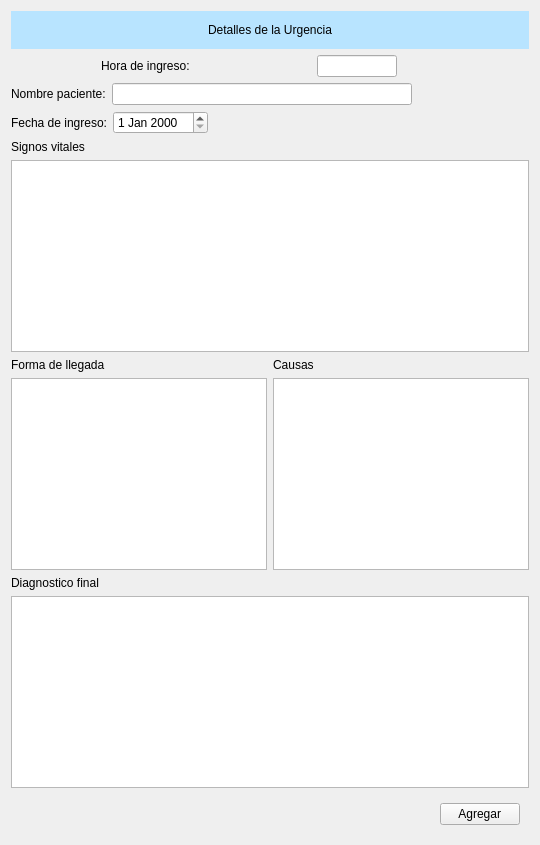
         <widget class="QWidget" name="exp">
          <layout class="QVBoxLayout" name="verticalLayout_13">
           <item>
            <widget class="QFrame" name="frameUrg">
             <property name="styleSheet">
              <string notr="true">background-color: rgb(184, 228, 255);</string>
             </property>
             <layout class="QHBoxLayout" name="horizontalLayout_27">
              <item>
               <spacer name="horizontalSpacer_18">
                <property name="orientation">
                 <enum>Qt::Horizontal</enum>
                </property>
                <property name="sizeHint" stdset="0">
                 <size>
                  <width>40</width>
                  <height>20</height>
                 </size>
                </property>
               </spacer>
              </item>
              <item>
               <widget class="QLabel" name="label_26">
                <property name="text">
                 <string>Detalles de la Urgencia</string>
                </property>
               </widget>
              </item>
              <item>
               <spacer name="horizontalSpacer_17">
                <property name="orientation">
                 <enum>Qt::Horizontal</enum>
                </property>
                <property name="sizeHint" stdset="0">
                 <size>
                  <width>40</width>
                  <height>20</height>
                 </size>
                </property>
               </spacer>
              </item>
             </layout>
            </widget>
           </item>
           <item>
            <layout class="QHBoxLayout" name="horizontalLayout_24">
             <item>
              <layout class="QHBoxLayout" name="horizontalLayout_26">
               <item>
                <widget class="QLabel" name="label_22">
                 <property name="maximumSize">
                  <size>
                   <width>120</width>
                   <height>16777215</height>
                  </size>
                 </property>
                 <property name="text">
                  <string>Hora de ingreso:</string>
                 </property>
                </widget>
               </item>
               <item>
                <widget class="QLineEdit" name="le_hora">
                 <property name="maximumSize">
                  <size>
                   <width>80</width>
                   <height>16777215</height>
                  </size>
                 </property>
                </widget>
               </item>
               <item>
                <spacer name="horizontalSpacer_14">
                 <property name="orientation">
                  <enum>Qt::Horizontal</enum>
                 </property>
                 <property name="sizeType">
                  <enum>QSizePolicy::Minimum</enum>
                 </property>
                 <property name="sizeHint" stdset="0">
                  <size>
                   <width>40</width>
                   <height>20</height>
                  </size>
                 </property>
                </spacer>
               </item>
              </layout>
             </item>
            </layout>
           </item>
           <item>
            <layout class="QHBoxLayout" name="horizontalLayout_22">
             <item>
              <layout class="QHBoxLayout" name="horizontalLayout_23">
               <item>
                <widget class="QLabel" name="label_20">
                 <property name="maximumSize">
                  <size>
                   <width>200</width>
                   <height>16777215</height>
                  </size>
                 </property>
                 <property name="text">
                  <string>Nombre paciente:</string>
                 </property>
                </widget>
               </item>
               <item>
                <widget class="QLineEdit" name="le_nomPac">
                 <property name="minimumSize">
                  <size>
                   <width>300</width>
                   <height>0</height>
                  </size>
                 </property>
                </widget>
               </item>
               <item>
                <spacer name="horizontalSpacer_13">
                 <property name="orientation">
                  <enum>Qt::Horizontal</enum>
                 </property>
                 <property name="sizeType">
                  <enum>QSizePolicy::Expanding</enum>
                 </property>
                 <property name="sizeHint" stdset="0">
                  <size>
                   <width>40</width>
                   <height>20</height>
                  </size>
                 </property>
                </spacer>
               </item>
              </layout>
             </item>
            </layout>
           </item>
           <item>
            <layout class="QHBoxLayout" name="horizontalLayout_25">
             <item>
              <widget class="QLabel" name="label_21">
               <property name="text">
                <string>Fecha de ingreso:</string>
               </property>
              </widget>
             </item>
             <item>
              <widget class="QDateEdit" name="dateEdit"/>
             </item>
             <item>
              <spacer name="horizontalSpacer_9">
               <property name="orientation">
                <enum>Qt::Horizontal</enum>
               </property>
               <property name="sizeHint" stdset="0">
                <size>
                 <width>40</width>
                 <height>20</height>
                </size>
               </property>
              </spacer>
             </item>
            </layout>
           </item>
           <item>
            <layout class="QVBoxLayout" name="verticalLayout_11">
             <item>
              <widget class="QLabel" name="label_19">
               <property name="text">
                <string>Signos vitales</string>
               </property>
              </widget>
             </item>
             <item>
              <widget class="QPlainTextEdit" name="signosVitales_2">
               <property name="enabled">
                <bool>true</bool>
               </property>
              </widget>
             </item>
            </layout>
           </item>
           <item>
            <layout class="QHBoxLayout" name="horizontalLayout_10">
             <item>
              <layout class="QVBoxLayout" name="verticalLayout_9">
               <item>
                <widget class="QLabel" name="label_17">
                 <property name="text">
                  <string>Forma de llegada</string>
                 </property>
                </widget>
               </item>
               <item>
                <widget class="QPlainTextEdit" name="formaLlegada_2">
                 <property name="enabled">
                  <bool>true</bool>
                 </property>
                </widget>
               </item>
              </layout>
             </item>
             <item>
              <layout class="QVBoxLayout" name="verticalLayout_10">
               <item>
                <widget class="QLabel" name="label_18">
                 <property name="text">
                  <string>Causas</string>
                 </property>
                </widget>
               </item>
               <item>
                <widget class="QPlainTextEdit" name="causas_2">
                 <property name="enabled">
                  <bool>true</bool>
                 </property>
                </widget>
               </item>
              </layout>
             </item>
            </layout>
           </item>
           <item>
            <layout class="QVBoxLayout" name="verticalLayout_12">
             <item>
              <widget class="QLabel" name="label_23">
               <property name="text">
                <string>Diagnostico final</string>
               </property>
              </widget>
             </item>
             <item>
              <widget class="QPlainTextEdit" name="diagnostico">
               <property name="enabled">
                <bool>true</bool>
               </property>
              </widget>
             </item>
            </layout>
           </item>
           <item>
            <widget class="QFrame" name="horizontalFrame_5">
             <property name="minimumSize">
              <size>
               <width>0</width>
               <height>0</height>
              </size>
             </property>
             <property name="maximumSize">
              <size>
               <width>16777215</width>
               <height>45</height>
              </size>
             </property>
             <layout class="QHBoxLayout" name="horizontalLayout_21">
              <item>
               <spacer name="horizontalSpacer_11">
                <property name="orientation">
                 <enum>Qt::Horizontal</enum>
                </property>
                <property name="sizeHint" stdset="0">
                 <size>
                  <width>40</width>
                  <height>20</height>
                 </size>
                </property>
               </spacer>
              </item>
              <item>
               <widget class="QPushButton" name="pb_agregar">
                <property name="text">
                 <string> Agregar </string>
                </property>
               </widget>
              </item>
             </layout>
            </widget>
           </item>
          </layout>
         </widget>
